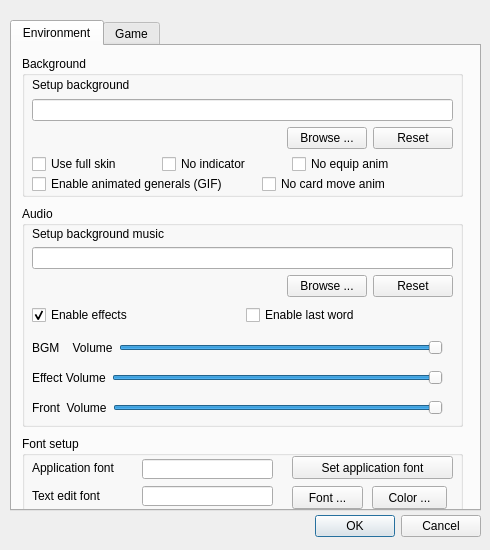
<?xml version="1.0" encoding="UTF-8"?>
<ui version="4.0">
 <class>ConfigDialog</class>
 <widget class="QDialog" name="ConfigDialog">
  <property name="windowModality">
   <enum>Qt::WindowModal</enum>
  </property>
  <property name="geometry">
   <rect>
    <x>0</x>
    <y>0</y>
    <width>490</width>
    <height>550</height>
   </rect>
  </property>
  <property name="sizePolicy">
   <sizepolicy hsizetype="Preferred" vsizetype="Preferred">
    <horstretch>0</horstretch>
    <verstretch>0</verstretch>
   </sizepolicy>
  </property>
  <property name="minimumSize">
   <size>
    <width>400</width>
    <height>500</height>
   </size>
  </property>
  <property name="baseSize">
   <size>
    <width>500</width>
    <height>550</height>
   </size>
  </property>
  <property name="windowTitle">
   <string>Config dialog</string>
  </property>
  <widget class="QTabWidget" name="tabWidget">
   <property name="geometry">
    <rect>
     <x>10</x>
     <y>20</y>
     <width>471</width>
     <height>491</height>
    </rect>
   </property>
   <property name="minimumSize">
    <size>
     <width>0</width>
     <height>480</height>
    </size>
   </property>
   <property name="currentIndex">
    <number>0</number>
   </property>
   <widget class="QWidget" name="envTab">
    <attribute name="title">
     <string>Environment</string>
    </attribute>
     <widget class="QGroupBox" name="audioGroupBox">
      <property name="geometry">
       <rect>
        <x>10</x>
        <y>160</y>
        <width>441</width>
        <height>221</height>
       </rect>
      </property>
     <property name="title">
      <string>Audio</string>
     </property>
     <widget class="QWidget" name="layoutWidget1">
      <property name="geometry">
       <rect>
        <x>10</x>
        <y>20</y>
        <width>421</width>
        <height>71</height>
       </rect>
      </property>
      <layout class="QVBoxLayout" name="verticalLayout_5">
       <item>
        <widget class="QLabel" name="setupBgMusicLabel">
         <property name="text">
          <string>Setup background music</string>
         </property>
         <property name="buddy">
          <cstring>bgMusicPathLineEdit</cstring>
         </property>
        </widget>
       </item>
       <item>
        <widget class="QLineEdit" name="bgMusicPathLineEdit">
         <property name="readOnly">
          <bool>true</bool>
         </property>
        </widget>
       </item>
       <item>
        <layout class="QHBoxLayout" name="horizontalLayout_2">
         <item>
          <spacer name="horizontalSpacer_2">
           <property name="orientation">
            <enum>Qt::Horizontal</enum>
           </property>
           <property name="sizeHint" stdset="0">
            <size>
             <width>40</width>
             <height>20</height>
            </size>
           </property>
          </spacer>
         </item>
         <item>
          <widget class="QPushButton" name="browseBgMusicButton">
           <property name="text">
            <string>Browse ...</string>
           </property>
          </widget>
         </item>
         <item>
          <widget class="QPushButton" name="resetBgMusicButton">
           <property name="text">
            <string>Reset</string>
           </property>
          </widget>
         </item>
        </layout>
       </item>
      </layout>
     </widget>
     <widget class="QWidget" name="layoutWidget2">
      <property name="geometry">
       <rect>
        <x>10</x>
        <y>100</y>
        <width>421</width>
        <height>18</height>
       </rect>
      </property>
      <layout class="QHBoxLayout" name="horizontalLayout_3">
       <item>
        <widget class="QCheckBox" name="enableEffectCheckBox">
         <property name="text">
          <string>Enable effects</string>
         </property>
         <property name="checked">
          <bool>true</bool>
         </property>
        </widget>
       </item>
       <item>
        <widget class="QCheckBox" name="enableLastWordCheckBox">
         <property name="text">
          <string>Enable last word</string>
         </property>
        </widget>
       </item>
      </layout>
     </widget>
     <widget class="QWidget" name="layoutWidget3">
      <property name="geometry">
       <rect>
        <x>10</x>
        <y>130</y>
        <width>411</width>
        <height>24</height>
       </rect>
      </property>
      <layout class="QHBoxLayout" name="horizontalLayout_5">
       <item>
        <widget class="QLabel" name="bgmVolumeLabel">
         <property name="text">
          <string>BGM    Volume</string>
         </property>
         <property name="buddy">
          <cstring>bgmVolumeSlider</cstring>
         </property>
        </widget>
       </item>
       <item>
        <widget class="QSlider" name="bgmVolumeSlider">
         <property name="maximum">
          <number>100</number>
         </property>
         <property name="value">
          <number>100</number>
         </property>
         <property name="orientation">
          <enum>Qt::Horizontal</enum>
         </property>
        </widget>
       </item>
      </layout>
     </widget>
     <widget class="QWidget" name="layoutWidget3_2">
      <property name="geometry">
       <rect>
        <x>10</x>
        <y>160</y>
        <width>411</width>
        <height>24</height>
       </rect>
      </property>
      <layout class="QHBoxLayout" name="horizontalLayout_6">
       <item>
        <widget class="QLabel" name="effectVolumeLabel">
         <property name="text">
          <string>Effect Volume</string>
         </property>
         <property name="buddy">
          <cstring>bgmVolumeSlider</cstring>
         </property>
        </widget>
       </item>
       <item>
        <widget class="QSlider" name="effectVolumeSlider">
         <property name="maximum">
          <number>100</number>
         </property>
         <property name="value">
          <number>100</number>
         </property>
         <property name="orientation">
          <enum>Qt::Horizontal</enum>
         </property>
        </widget>
       </item>
      </layout>
     </widget>
     <widget class="QWidget" name="layoutWidget3_3">
      <property name="geometry">
       <rect>
        <x>10</x>
        <y>190</y>
        <width>411</width>
        <height>24</height>
       </rect>
      </property>
      <layout class="QHBoxLayout" name="horizontalLayout_8">
       <item>
        <widget class="QLabel" name="effectVolumeLabel_2">
         <property name="text">
          <string>Front  Volume</string>
         </property>
         <property name="buddy">
          <cstring>bgmVolumeSlider</cstring>
         </property>
        </widget>
       </item>
       <item>
        <widget class="QSlider" name="frontVolumeSlider">
         <property name="maximum">
          <number>100</number>
         </property>
         <property name="value">
          <number>100</number>
         </property>
         <property name="orientation">
          <enum>Qt::Horizontal</enum>
         </property>
        </widget>
       </item>
      </layout>
     </widget>
    </widget>
     <widget class="QGroupBox" name="bgGroupBox">
      <property name="geometry">
       <rect>
        <x>10</x>
        <y>10</y>
        <width>441</width>
        <height>141</height>
       </rect>
      </property>
     <property name="title">
      <string>Background</string>
     </property>
     <widget class="QWidget" name="layoutWidget4">
      <property name="geometry">
       <rect>
        <x>10</x>
        <y>20</y>
        <width>421</width>
        <height>73</height>
       </rect>
      </property>
      <layout class="QVBoxLayout" name="verticalLayout_2">
       <item>
        <layout class="QVBoxLayout" name="verticalLayout">
         <item>
          <widget class="QLabel" name="backgrounSetupLabel">
           <property name="text">
            <string>Setup background</string>
           </property>
           <property name="buddy">
            <cstring>bgPathLineEdit</cstring>
           </property>
          </widget>
         </item>
         <item>
          <widget class="QLineEdit" name="bgPathLineEdit">
           <property name="readOnly">
            <bool>true</bool>
           </property>
          </widget>
         </item>
        </layout>
       </item>
       <item>
        <layout class="QHBoxLayout" name="horizontalLayout">
         <item>
          <spacer name="horizontalSpacer">
           <property name="orientation">
            <enum>Qt::Horizontal</enum>
           </property>
           <property name="sizeHint" stdset="0">
            <size>
             <width>40</width>
             <height>20</height>
            </size>
           </property>
          </spacer>
         </item>
         <item>
          <widget class="QPushButton" name="browseBgButton">
           <property name="text">
            <string>Browse ...</string>
           </property>
          </widget>
         </item>
         <item>
          <widget class="QPushButton" name="resetBgButton">
           <property name="text">
            <string>Reset</string>
           </property>
          </widget>
         </item>
        </layout>
       </item>
      </layout>
     </widget>
     <widget class="QCheckBox" name="noIndicatorCheckBox">
      <property name="geometry">
       <rect>
        <x>140</x>
        <y>100</y>
        <width>121</width>
        <height>16</height>
       </rect>
      </property>
      <property name="text">
       <string>No indicator</string>
      </property>
     </widget>
     <widget class="QCheckBox" name="noEquipAnimCheckBox">
      <property name="geometry">
       <rect>
        <x>270</x>
        <y>100</y>
        <width>151</width>
        <height>16</height>
       </rect>
      </property>
      <property name="text">
       <string>No equip anim</string>
      </property>
     </widget>
     <widget class="QCheckBox" name="fullSkinCheckBox">
      <property name="geometry">
       <rect>
        <x>10</x>
        <y>100</y>
        <width>121</width>
        <height>16</height>
       </rect>
      </property>
      <property name="text">
       <string>Use full skin</string>
      </property>
     </widget>
      <widget class="QCheckBox" name="enableAnimatedGeneralsCheckBox">
       <property name="geometry">
        <rect>
         <x>10</x>
         <y>120</y>
         <width>220</width>
         <height>16</height>
        </rect>
       </property>
       <property name="text">
        <string>Enable animated generals (GIF)</string>
       </property>
      </widget>
      <widget class="QCheckBox" name="noCardMoveAnimCheckBox">
       <property name="geometry">
        <rect>
         <x>240</x>
         <y>120</y>
         <width>181</width>
         <height>16</height>
        </rect>
       </property>
       <property name="text">
        <string>No card move anim</string>
       </property>
      </widget>
    </widget>
     <widget class="QGroupBox" name="fontSetupGroupBox">
      <property name="geometry">
       <rect>
        <x>10</x>
        <y>390</y>
        <width>441</width>
        <height>91</height>
       </rect>
      </property>
     <property name="minimumSize">
      <size>
       <width>50</width>
       <height>30</height>
      </size>
     </property>
     <property name="title">
      <string>Font setup</string>
     </property>
     <widget class="QPushButton" name="changeAppFontButton">
      <property name="geometry">
       <rect>
        <x>270</x>
        <y>20</y>
        <width>161</width>
        <height>23</height>
       </rect>
      </property>
      <property name="text">
       <string>Set application font</string>
      </property>
     </widget>
     <widget class="QLabel" name="appFontLabel">
      <property name="geometry">
       <rect>
        <x>10</x>
        <y>24</y>
        <width>96</width>
        <height>16</height>
       </rect>
      </property>
      <property name="text">
       <string>Application font</string>
      </property>
      <property name="buddy">
       <cstring>appFontLineEdit</cstring>
      </property>
     </widget>
     <widget class="QLineEdit" name="appFontLineEdit">
      <property name="enabled">
       <bool>true</bool>
      </property>
      <property name="geometry">
       <rect>
        <x>120</x>
        <y>23</y>
        <width>131</width>
        <height>20</height>
       </rect>
      </property>
      <property name="readOnly">
       <bool>true</bool>
      </property>
     </widget>
     <widget class="QLineEdit" name="textEditFontLineEdit">
      <property name="enabled">
       <bool>true</bool>
      </property>
      <property name="geometry">
       <rect>
        <x>120</x>
        <y>50</y>
        <width>131</width>
        <height>20</height>
       </rect>
      </property>
      <property name="readOnly">
       <bool>true</bool>
      </property>
     </widget>
     <widget class="QPushButton" name="setTextEditFontButton">
      <property name="geometry">
       <rect>
        <x>270</x>
        <y>50</y>
        <width>71</width>
        <height>23</height>
       </rect>
      </property>
      <property name="text">
       <string>Font ...</string>
      </property>
     </widget>
     <widget class="QLabel" name="textEditFontLabel">
      <property name="geometry">
       <rect>
        <x>10</x>
        <y>52</y>
        <width>91</width>
        <height>16</height>
       </rect>
      </property>
      <property name="text">
       <string>Text edit font</string>
      </property>
      <property name="buddy">
       <cstring>textEditFontLineEdit</cstring>
      </property>
     </widget>
     <widget class="QPushButton" name="setTextEditColorButton">
      <property name="geometry">
       <rect>
        <x>350</x>
        <y>50</y>
        <width>75</width>
        <height>23</height>
       </rect>
      </property>
      <property name="text">
       <string>Color ...</string>
      </property>
     </widget>
    </widget>
   </widget>
   <widget class="QWidget" name="gameTab">
    <attribute name="title">
     <string>Game</string>
    </attribute>
    <widget class="QWidget" name="horizontalLayoutWidget">
     <property name="geometry">
      <rect>
       <x>10</x>
       <y>170</y>
       <width>441</width>
       <height>22</height>
      </rect>
     </property>
     <layout class="QHBoxLayout" name="horizontalLayout_4">
      <item>
       <widget class="QLabel" name="bubbleChatBoxKeepLabel">
        <property name="text">
         <string>Bubble Chat Box Keep Time</string>
        </property>
       </widget>
      </item>
      <item>
       <widget class="QSpinBox" name="bubbleChatBoxKeepSpinBox">
        <property name="maximum">
         <number>5000</number>
        </property>
        <property name="value">
         <number>2000</number>
        </property>
       </widget>
      </item>
     </layout>
    </widget>
    <widget class="QWidget" name="layoutWidget">
     <property name="geometry">
      <rect>
       <x>11</x>
       <y>11</y>
       <width>441</width>
       <height>150</height>
      </rect>
     </property>
     <layout class="QVBoxLayout" name="verticalLayout_3">
      <item>
       <widget class="QCheckBox" name="neverNullifyMyTrickCheckBox">
        <property name="text">
         <string>Never nullify my single target trick</string>
        </property>
        <property name="checked">
         <bool>false</bool>
        </property>
       </widget>
      </item>
      <item>
       <widget class="QCheckBox" name="autoTargetCheckBox">
        <property name="enabled">
         <bool>true</bool>
        </property>
        <property name="text">
         <string>Enable auto target</string>
        </property>
        <property name="checked">
         <bool>false</bool>
        </property>
       </widget>
      </item>
      <item>
       <widget class="QCheckBox" name="intellectualSelectionCheckBox">
        <property name="enabled">
         <bool>true</bool>
        </property>
        <property name="text">
         <string>Enable intellectual selection</string>
        </property>
        <property name="checked">
         <bool>false</bool>
        </property>
       </widget>
      </item>
      <item>
       <widget class="QCheckBox" name="doubleClickCheckBox">
        <property name="enabled">
         <bool>true</bool>
        </property>
        <property name="text">
         <string>Enable double-click</string>
        </property>
        <property name="checked">
         <bool>false</bool>
        </property>
       </widget>
      </item>
      <item>
       <widget class="QCheckBox" name="superDragCheckBox">
        <property name="enabled">
         <bool>true</bool>
        </property>
        <property name="text">
         <string>Enable super-drag</string>
        </property>
        <property name="checked">
         <bool>false</bool>
        </property>
       </widget>
      </item>
      <item>
       <widget class="QCheckBox" name="backgroundChangeCheckBox">
        <property name="text">
         <string>Enable auto background change according to Lord</string>
        </property>
       </widget>
      </item>
       <item>
        <widget class="QCheckBox" name="backgroundCardDescription">
         <property name="text">
          <string>The card description shows the English name</string>
         </property>
        </widget>
       </item>
      </layout>
     </widget>
    <widget class="QGroupBox" name="groupBoxRecorder">
     <property name="geometry">
      <rect>
       <x>10</x>
       <y>200</y>
       <width>440</width>
       <height>60</height>
      </rect>
     </property>
     <property name="title">
      <string>录像</string>
     </property>
     <layout class="QHBoxLayout" name="horizontalLayout_7">
      <item>
       <widget class="QCheckBox" name="checkBoxRecorderAutoSave">
        <property name="toolTip">
         <string>录像将会自动保存到recorder目录下</string>
        </property>
        <property name="text">
         <string>自动保存</string>
        </property>
       </widget>
      </item>
      <item>
       <widget class="QCheckBox" name="checkBoxRecorderNetworkOnly">
        <property name="text">
         <string>仅保存联机录像</string>
        </property>
       </widget>
      </item>
      <item>
       <widget class="QCheckBox" name="checkBoxRecorderEventSave">
        <property name="toolTip">
         <string>用于记录闪退的录像，会在相同文件夹下生成debug.txt；因为是即时记录，会占用部分性能，可能导致游戏卡顿或缓慢。</string>
        </property>
        <property name="text">
         <string>即时保存</string>
        </property>
       </widget>
      </item>
     </layout>
    </widget>
    <zorder>layoutWidget</zorder>
    <zorder>horizontalLayoutWidget</zorder>
    <zorder>groupBoxRecorder</zorder>
   </widget>
  </widget>
  <widget class="QDialogButtonBox" name="buttonBox">
   <property name="geometry">
    <rect>
     <x>140</x>
     <y>510</y>
     <width>341</width>
     <height>32</height>
    </rect>
   </property>
   <property name="orientation">
    <enum>Qt::Horizontal</enum>
   </property>
   <property name="standardButtons">
    <set>QDialogButtonBox::Cancel|QDialogButtonBox::Ok</set>
   </property>
  </widget>
 </widget>
 <resources/>
 <connections>
  <connection>
   <sender>buttonBox</sender>
   <signal>accepted()</signal>
   <receiver>ConfigDialog</receiver>
   <slot>accept()</slot>
   <hints>
    <hint type="sourcelabel">
     <x>248</x>
     <y>254</y>
    </hint>
    <hint type="destinationlabel">
     <x>157</x>
     <y>274</y>
    </hint>
   </hints>
  </connection>
  <connection>
   <sender>buttonBox</sender>
   <signal>rejected()</signal>
   <receiver>ConfigDialog</receiver>
   <slot>reject()</slot>
   <hints>
    <hint type="sourcelabel">
     <x>316</x>
     <y>260</y>
    </hint>
    <hint type="destinationlabel">
     <x>286</x>
     <y>274</y>
    </hint>
   </hints>
  </connection>
 </connections>
</ui>
